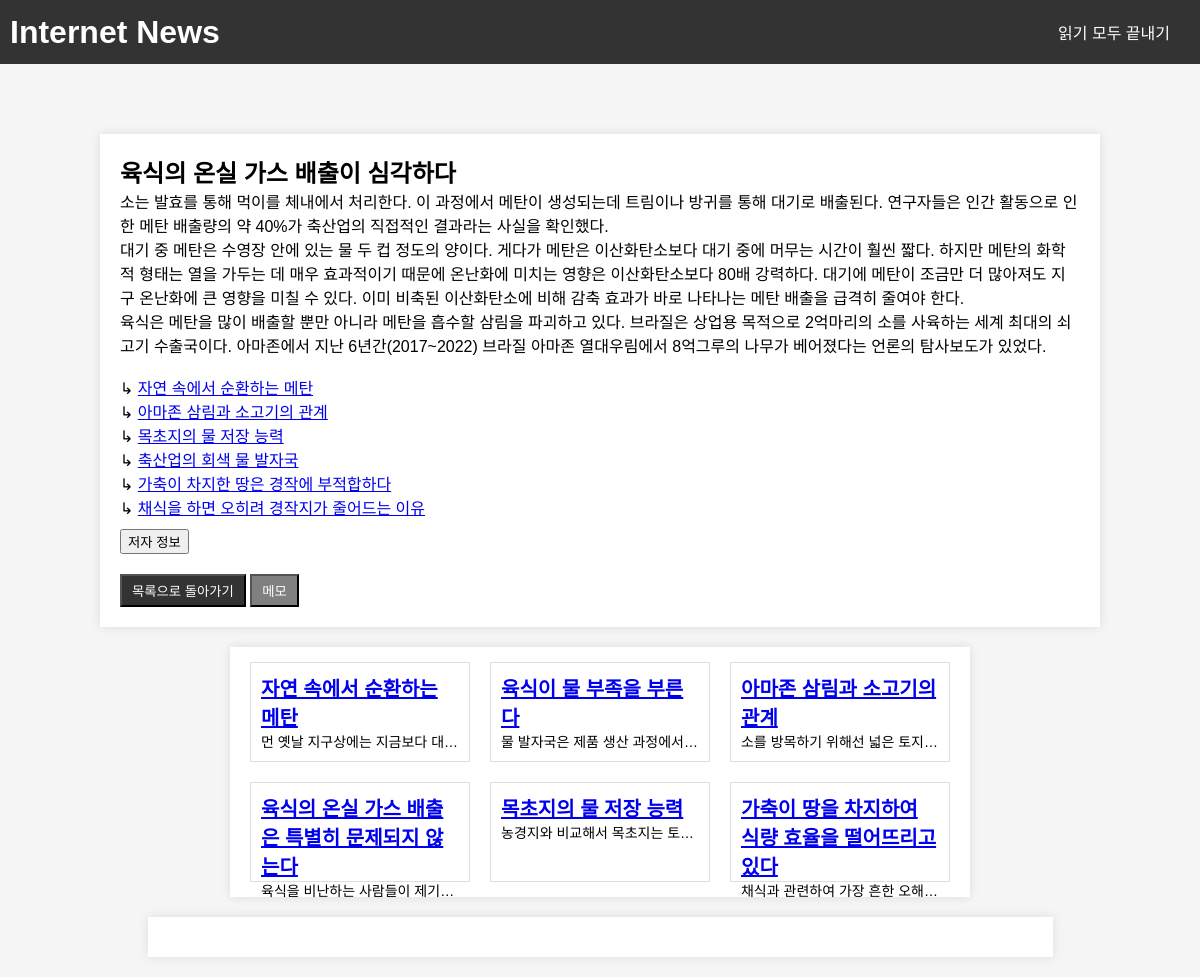
The app's page /article/2, older data.
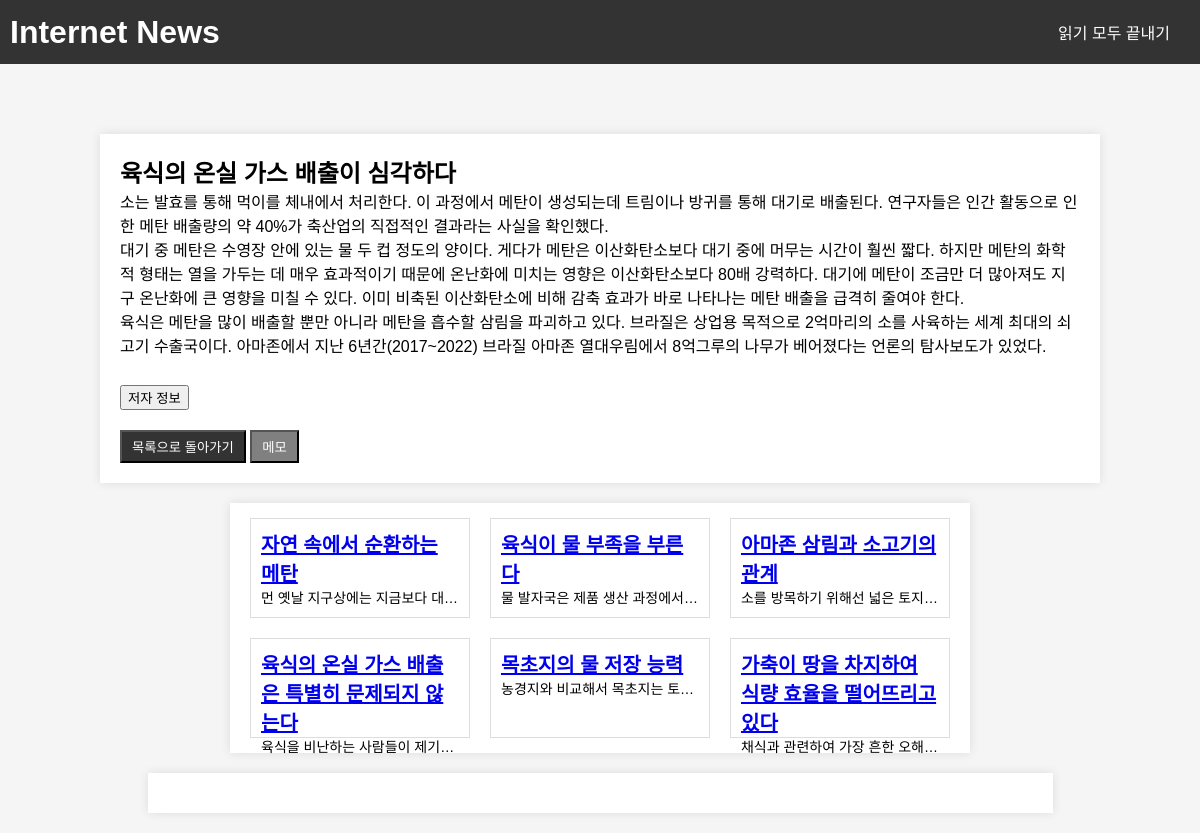
The same page, newer data.
### app.py (models this page shows)
class Article(db.Model):
    id = db.Column(db.Integer, primary_key=True)
    title = db.Column(db.String(100), nullable=False)
    content = db.Column(db.Text, nullable=False)
    author_name = db.Column(db.String(100))  # 저자 이름
    author_occupation = db.Column(db.String(100))  # 저자 직업
    author_email = db.Column(db.String(100))  # 저자 이메일
    author_description = db.Column(db.Text)  # 저자 설명
    display_on_index = db.Column(db.Boolean, default=False)
    ratings = db.relationship('Rating', backref='article', lazy=True)

### app.py (the view)
@app.route('/article/<int:article_id>')
def article(article_id):
    article = Article.query.get_or_404(article_id)
    other_articles = Article.query.filter(Article.id != article_id).all()
    random_articles = random.sample(other_articles, min(6, len(other_articles))) if other_articles else []
    return render_template('/article/article.html', article=article, random_articles=random_articles)

### templates/article/article.html (shortened to what this page needs)
<!DOCTYPE html>
<html lang="en">
<head>
    <link rel="stylesheet" type="text/css" href="/static/styles.css">
</head>
<body>
    <header>
        <h1>Internet News</h1>
        <div>
            <a href="{{ url_for('end_page') }}" class="end-button">읽기 모두 끝내기</a>
        </div>
    </header>
    <div class="container">
        <h2>{{ article.title }}</h2>
        <p>
            {{ article.content.replace('\n', '<br>')|safe }}
        </p>
        <button class="modal-button" onclick="openModal()">저자 정보</button>
        <button class="back-button" onclick="showQuestionModal(startTime, {{article.id}}, authorInfoClicked, '{{ url_for('index') }}')">목록으로 돌아가기</button>
        <button class="memo-button" onclick="openMemo()">메모</button>
    </div>
    {% if random_articles %}
    <div class="random-articles narrow-container">
        <div class="random-articles-grid">
            {% for random_article in random_articles %}
            <div class="random-article">
                <a href="#" onclick="showQuestionModal(startTime, {{article.id}}, authorInfoClicked, '{{ url_for('article', article_id=random_article.id) }}')">
                    <h4>{{ random_article.title }}</h4>
                </a>
                <p>
                    {{ random_article.content[:100] }}...
                </p>
            </div>
            {% endfor %}
        </div>
    </div>
    {% endif %}
    <div class="memo-container" id="memoContainer"></div>
</body>
</html>

Row changes from the older to the newer data that the page shows:
changed Article "육식의 온실 가스 배출이 심각하다": content.replace "…베어졌다는 언론의 탐사보도가 있었다. ↳ 자연 속에서 순환하는 메탄 ↳ 아마존 삼림과 소고기의 관계 ↳ 목초지의 물 저장 능력 ↳ 축산업의 회색 물 발자국 ↳ 가축이 차지한 땅은 경작에 부적합하다 ↳ 채식을 하면 오히려 경작지가 줄어드는 이유" → "…베어졌다는 언론의 탐사보도가 있었다."
